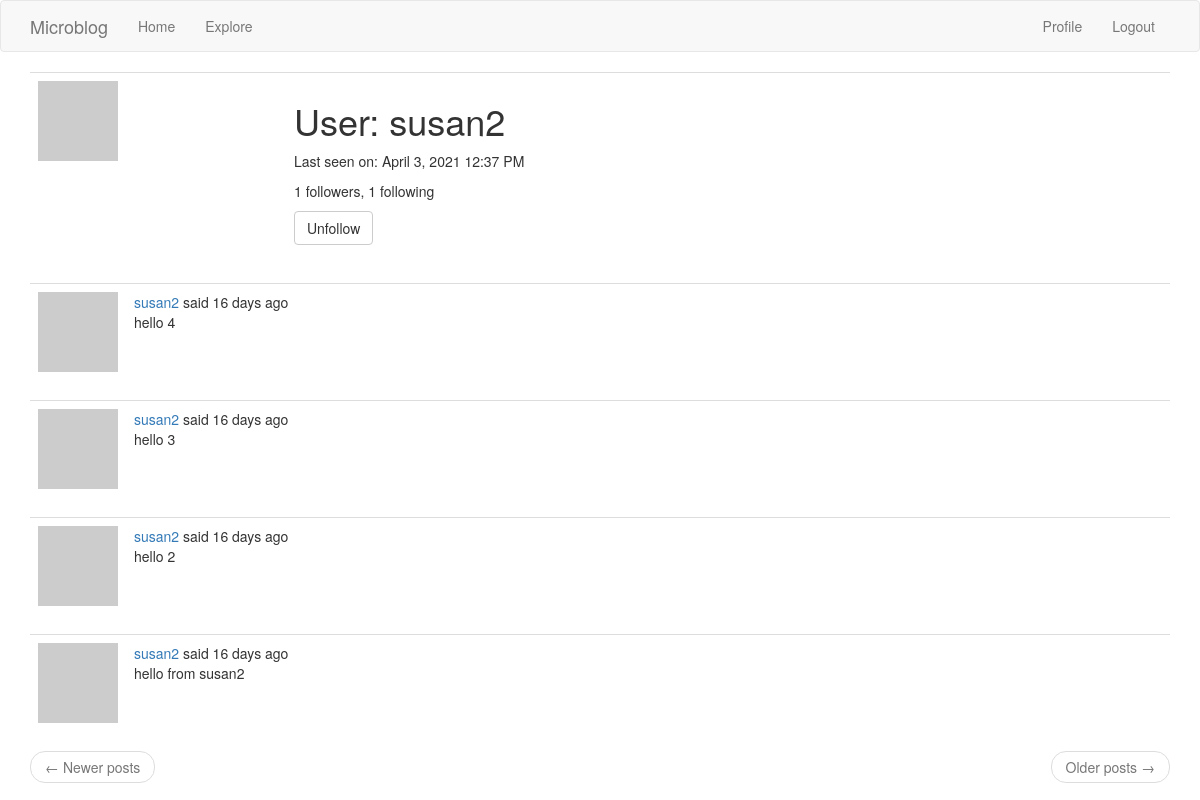
Before: /user/susan2 (signed in) with the older database file.
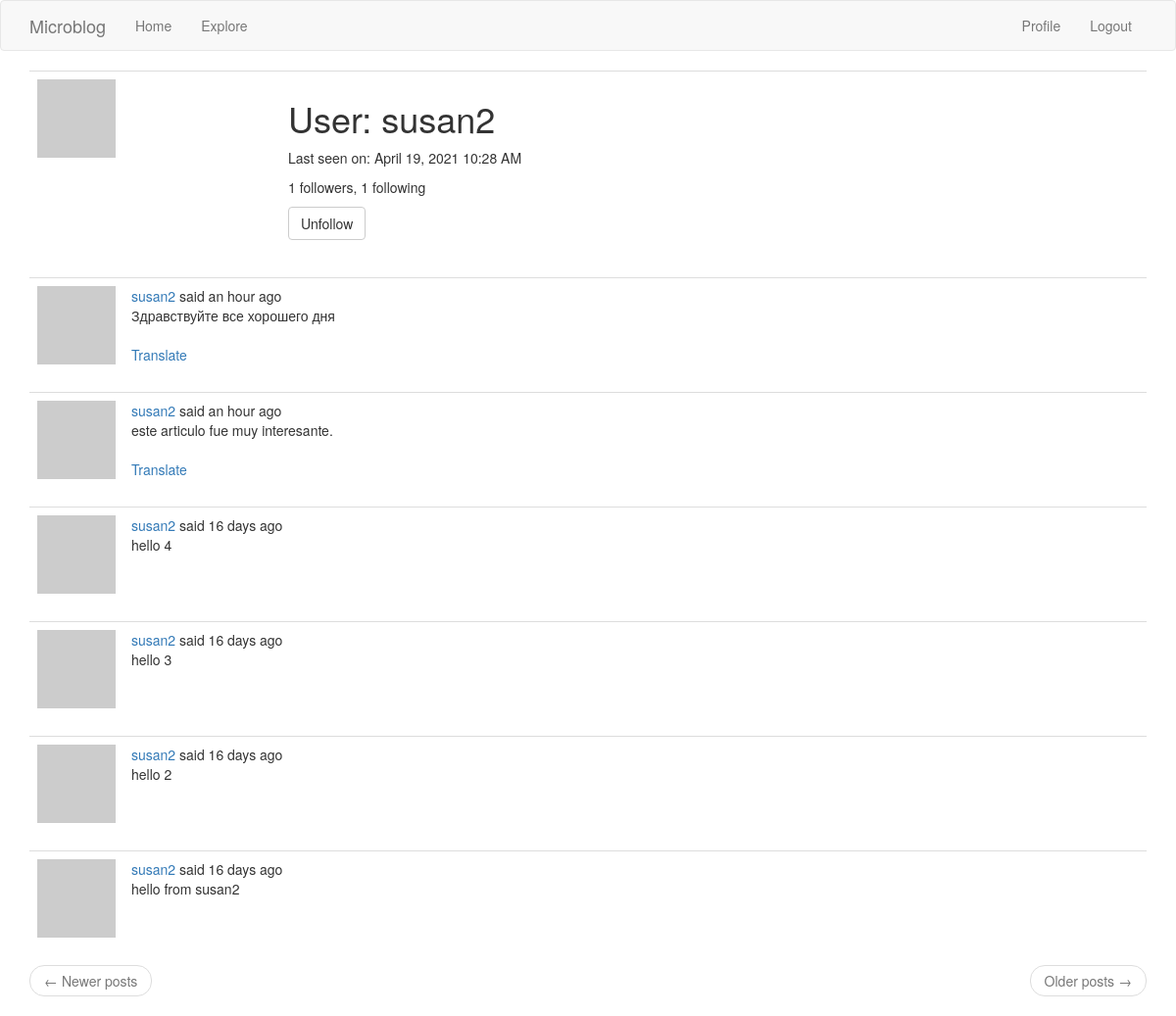
After: the same page with the newer database file.
### app/models.py (models this page shows, shortened)
class User(UserMixin, db.Model):
    id = db.Column(db.Integer, primary_key=True)
    username = db.Column(db.String(64), index=True, unique=True)
    email = db.Column(db.String(120), index=True, unique=True)
    password_hash = db.Column(db.String(128))
    posts = db.relationship('Post', backref='author', lazy='dynamic')
    about_me = db.Column(db.String(140))
    last_seen = db.Column(db.DateTime, default=datetime.utcnow)
    followed = db.relationship(
        'User', secondary=followers,
        primaryjoin=(followers.c.follower_id == id),
        secondaryjoin=(followers.c.followed_id == id),
        backref=db.backref('followers', lazy='dynamic'), lazy='dynamic')
    def avatar(self, size):
        digest = md5(self.email.lower().encode('utf-8')).hexdigest()
        return 'https://www.gravatar.com/avatar/{}?d=identicon&s={}'.format(
            digest, size)
    def is_following(self, user):
        return self.followed.filter(
            followers.c.followed_id == user.id).count() > 0

class Post(db.Model):
    id = db.Column(db.Integer, primary_key=True)
    body = db.Column(db.String(140))
    timestamp = db.Column(db.DateTime, index=True, default=datetime.utcnow)
    user_id = db.Column(db.Integer, db.ForeignKey('user.id'))
    language = db.Column(db.String(5))

### app/routes.py (the view)
@app.route('/user/<username>')
@login_required
def user(username):
    user = User.query.filter_by(username=username).first_or_404()
    page = request.args.get('page', 1, type=int)
    posts = user.posts.order_by(Post.timestamp.desc()).paginate(
        page, app.config['POSTS_PER_PAGE'], False)
    next_url = url_for('user', username=user.username, page=posts.next_num) \
        if posts.has_next else None
    prev_url = url_for('user', username=user.username, page=posts.prev_num) \
        if posts.has_prev else None
    form = EmptyForm()
    return render_template('user.html', user=user, posts=posts.items,
                           next_url=next_url, prev_url=prev_url, form=form)

### app/forms.py
class EmptyForm(FlaskForm):
    submit = SubmitField('Submit')

### app/models.py (called while the page is built)
@login.user_loader
def load_user(id):
    return User.query.get(int(id))

### app/routes.py (called while the page is built)
@app.before_request
def before_request():
    if current_user.is_authenticated:
        current_user.last_seen = datetime.utcnow()
        db.session.commit()
    g.locale = str(get_locale())

### app/templates/user.html (shortened to what this page needs)
{% extends "base.html" %}
{% block app_content %}
    <table class="table table-hover">
        <tr>
            <td width="256px"><img src="{{ user.avatar(256) }}"></td>
            <td>
                <h1>{{ _('User') }}: {{ user.username }}</h1>
                {% if user.last_seen %}
                <p>{{ _('Last seen on') }}: {{ moment(user.last_seen).format('LLL') }}</p>
                {% endif %}
                <p>{{ _('%(count)d followers', count=user.followers.count()) }}, {{ _('%(count)d following', count=user.followed.count()) }}</p>
                {% if user == current_user %}
                <p><a href="{{ url_for('edit_profile') }}">{{ _('Edit your profile') }}</a></p>
                {% else %}
                <p>
                    <form action="{{ url_for('unfollow', username=user.username) }}" method="post">
                        {{ form.submit(value=_('Unfollow'), class_='btn btn-default') }}
                    </form>
                </p>
                {% endif %}
            </td>
        </tr>
    </table>
    {% for post in posts %}
        {% include '_post.html' %}
    {% endfor %}
    <nav aria-label="...">
        <ul class="pager">
            <li class="previous{% if not prev_url %} disabled{% endif %}">
                <a href="{{ prev_url or '#' }}">
                    <span aria-hidden="true">&larr;</span> {{ _('Newer posts') }}
                </a>
            </li>
            <li class="next{% if not next_url %} disabled{% endif %}">
                <a href="{{ next_url or '#' }}">
                    {{ _('Older posts') }} <span aria-hidden="true">&rarr;</span>
                </a>
            </li>
        </ul>
    </nav>
{% endblock %}

### app/templates/_post.html (shortened to what this page needs)
<table class="table table-hover">
    <tr>
        <td width="70px">
            <a href="{{ url_for('user', username=post.author.username) }}">
                <img src="{{ post.author.avatar(70) }}" />
            </a>
        </td>
        <td>
            {{ _('%(username)s said %(when)s',
                username=user_link, when=moment(post.timestamp).fromNow()) }}
            <br>
            <span id="post{{ post.id }}">{{ post.body }}</span>
            {% if post.language and post.language != g.locale %}
            <br><br>
            <span id="translation{{ post.id }}">
                <a href="javascript:translate(
                            '#post{{ post.id }}',
                            '#translation{{ post.id }}',
                            '{{ post.language }}',
                            '{{ g.locale }}');">{{ _('Translate') }}</a>
            </span>
            {% endif %}
        </td>
    </tr>
</table>

Changed rows visible on the page:
changed User "susan2": last_seen "April 3, 2021 12:37 PM" → "April 19, 2021 10:28 AM"
added Post: body "Здравствуйте все хорошего дня"
added Post: body "este articulo fue muy interesante."
